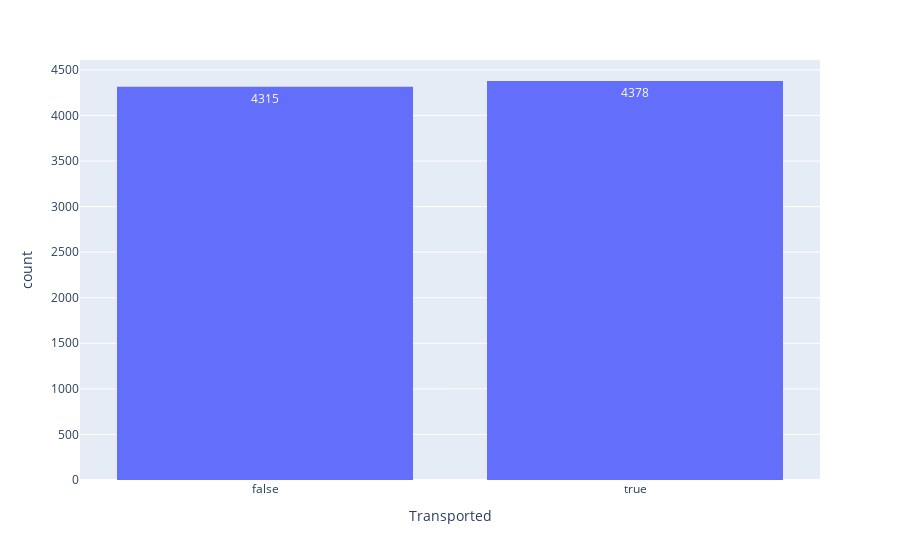

The code cell stored with this chart in its notebook:
### Markdown cell above
## Visualize Boolean And Categorical Columns Versus Target

### Code cell
fig = px.histogram(train, x = 'Transported', text_auto = True)
fig.show()
# Very even distribution of target variable

### Figure 1 — Plotly figure (JSON) as saved in the notebook; plotly's stock layout.template omitted (floating-point values rounded to 4 significant figures; data arrays with more than 128 entries replaced by an {"elided": "..."} marker saying what was removed)
{"data": [{"alignmentgroup": "True", "bingroup": "x", "hovertemplate": "Transported=%{x}<br>count=%{y}<extra></extra>", "legendgroup": "", "marker": {"color": "#636efa", "pattern": {"shape": ""}}, "name": "", "offsetgroup": "", "orientation": "v", "showlegend": false, "texttemplate": "%{value}", "type": "histogram", "x": {"elided": "8693 bool values"}, "xaxis": "x", "yaxis": "y"}], "layout": {"barmode": "relative", "legend": {"tracegroupgap": 0}, "margin": {"t": 60}, "xaxis": {"anchor": "y", "domain": [0, 1], "title": {"text": "Transported"}}, "yaxis": {"anchor": "x", "domain": [0, 1], "title": {"text": "count"}}}}
